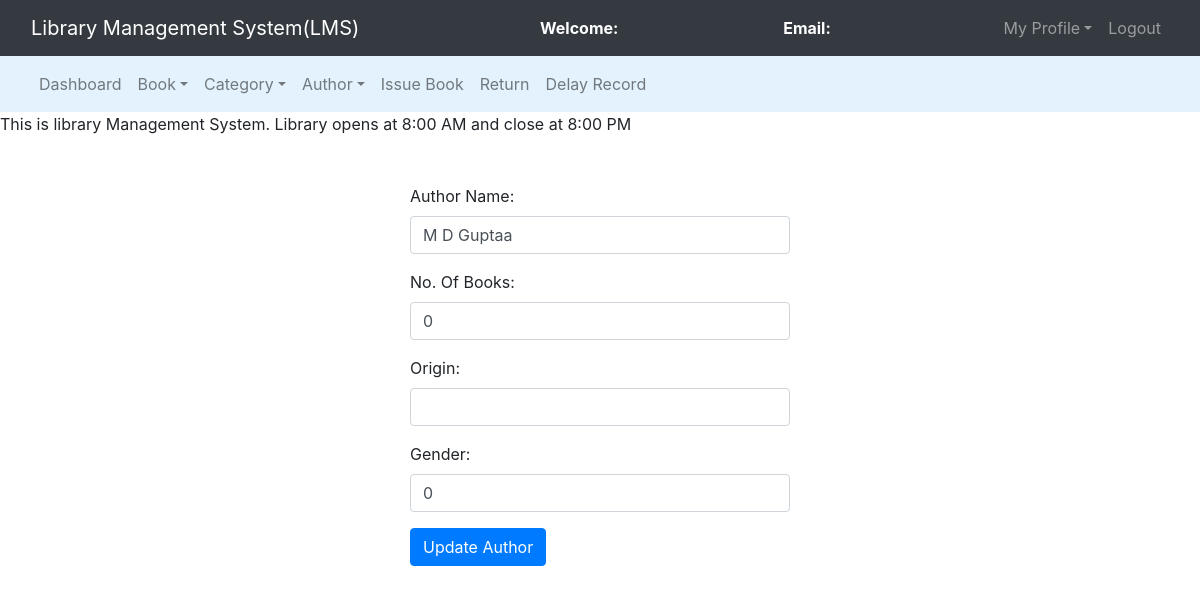
/admin/edit_author.php?aid=102, run on an earlier commit of the app's database.
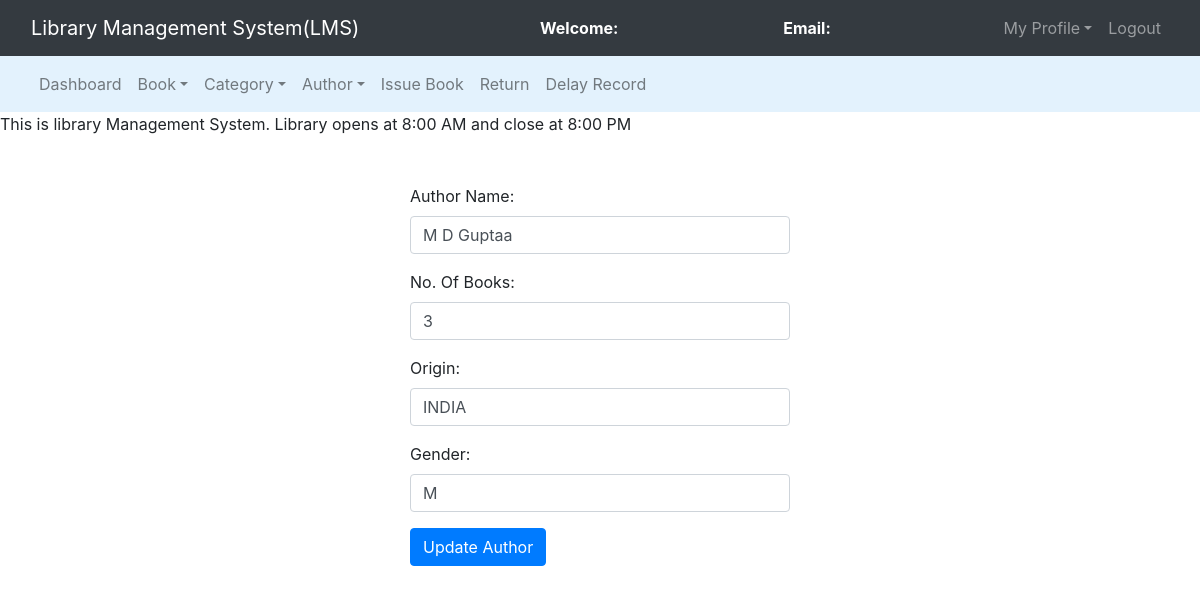
And on a later commit of the database.
### tables this page shows
CREATE TABLE `authors` (
  `author_id` int(11) NOT NULL,
  `author_name` varchar(250) NOT NULL,
  `No_Of_Books` int(11) NOT NULL,
  `Origin` varchar(30) NOT NULL,
  `Gender` char(1) NOT NULL
);

### admin/edit_author.php (the view, shortened to what this page needs)
<?php
	$connection = mysqli_connect("localhost","root","");
	$author_name = "";
	$query = "select * from authors where author_id = $_GET[aid]";
	$query_run = mysqli_query($connection,$query);
	while($row = mysqli_fetch_assoc($query_run)){
		$author_name = $row['author_name'];
		$No_Of_Books = $row['No_Of_Books'];
		$Origin = $row['Origin'];
		$Gender = $row['Gender'];
	}
?>
<!DOCTYPE html>
<html>
<head>
	<link rel="stylesheet" type="text/css" href="../bootstrap-4.4.1/css/bootstrap.min.css">
</head>
<body>
	<nav class="navbar navbar-expand-lg navbar-dark bg-dark">
		<div class="container-fluid">
			<div class="navbar-header">
				<a class="navbar-brand" href="index.php">Library Management System(LMS)</a>
			</div>
			<font style="color: white"><span><strong>Welcome: <?php echo $_SESSION['name'];?></strong></span></font>
			<font style="color: white"><span><strong>Email: <?php echo $_SESSION['email'];?></strong></span></font>
			<ul class="nav navbar-nav navbar-right">
				<li class="nav-item dropdown">
					<a class="nav-link dropdown-toggle" data-toggle="dropdown">My Profile</a>
				</li>
				<li class="nav-item"><a class="nav-link" href="../logout.php">Logout</a></li>
			</ul>
		</div>
	</nav>
<nav class="navbar navbar-expand-lg navbar-light" style="background-color: #e3f2fd">
	<div class="container-fluid">
		<ul class="nav navbar-nav navbar-center">
			<li class="nav-item">
				<a href="admin_dashboard.php" class="nav-link">Dashboard</a>
			</li>
			<li class="nav-item dropdown">
				<a class="nav-link dropdown-toggle" data-toggle="dropdown">Book</a>
			</li>
			<li class="nav-item dropdown">
				<a class="nav-link dropdown-toggle" data-toggle="dropdown">Category</a>
			</li>
			<li class="nav-item dropdown">
				<a class="nav-link dropdown-toggle" data-toggle="dropdown">Author</a>
			</li>
			<li class="nav-item">
				<a href="issue_book.php" class="nav-link">Issue Book</a>
			</li>
			<li class="nav-item">
				<a href="return.php" class="nav-link">Return</a>
			</li>
			<li class="nav-item">
				<a href="delay_display.php" class="nav-link">Delay Record</a>
			</li>
		</ul>
	</div>
</nav>
	<span><marquee>This is library Management System. Library opens at 8:00 AM and close at 8:00 PM</marquee></span><br><br>
	<div class="row">
		<div class="col-md-4"></div>
		<div class="col-md-4">
			<form action="" method="post">
				<div class="form-group">
					<label>Author Name:</label>
					<input type="text" name="author_name" value="<?php echo $author_name;?>" class="form-control" required="">
				</div>
				<div class="form-group">
					<label>No. Of Books:</label>
					<input type="text" name="No_Of_Books" value="<?php echo $No_Of_Books;?>" class="form-control" required="">
				</div>
				<div class="form-group">
					<label>Origin:</label>
					<input type="text" name="Origin" value="<?php echo $Origin;?>" class="form-control" required="">
				</div>
				<div class="form-group">
					<label>Gender:</label>
					<input type="text" name="Gender" value="<?php echo $Gender;?>" class="form-control" required="">
				</div>
				<button class="btn btn-primary" name="update">Update Author</button>
			</form>
		</div>
		<div class="col-md-4"></div>
	</div>
</body>
</html>

What changed in the data, as far as the page shows it:
changed authors "M D Guptaa": No_Of_Books "0" → "3"; Origin (not shown) → "INDIA"; Gender "0" → "M"
